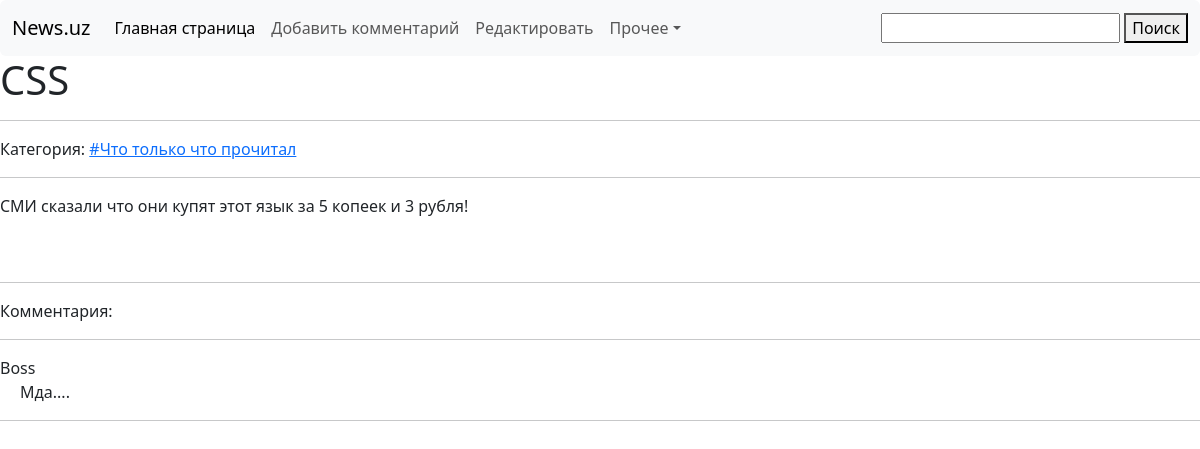
Page /states/3 on the committed database.
### index/models.py (models this page shows, shortened)
class Title(models.Model):
    title = models.CharField(max_length=256)
    text = models.TextField(blank=True)
    img = models.ImageField(upload_to='media')
    data = models.DateTimeField(auto_now_add=True)
    category_name = models.ForeignKey(Category, on_delete=models.CASCADE)

class Category(models.Model):
    c_name = models.CharField(max_length=256)
    data = models.DateTimeField(auto_now_add=True)
    def __str__(self):
        return self.c_name

class Comments(models.Model):
    user_name = models.CharField(max_length=256)
    user_title = models.ForeignKey(Title, on_delete=models.CASCADE)
    user_comment = models.TextField(blank=True)
    user_data = models.DateTimeField(auto_now_add=True)

### index/views.py (the view)
# urls.py: path('states/<int:pk>', views.get_all_states),
def get_all_states(request, pk):
    states = Title.objects.get(id=pk)
    comment = Comments.objects.all()
    context = {'states': states,
               'comment': comment}
    return render(request, 'states.html', context)

### index/templates/states.html (shortened to what this page needs)
<!DOCTYPE html>
<html lang="ru">
<head>
    <link href="https://cdn.jsdelivr.net/npm/bootstrap@5.3.2/dist/css/bootstrap.min.css" rel="stylesheet">
</head>
<body>
<nav class="navbar navbar-expand-lg bg-body-tertiary rounded" aria-label="Eleventh navbar example">
      <div class="container-fluid">
        <a class="navbar-brand" href="/">News.uz</a>
        <div class="collapse navbar-collapse" id="navbarsExample09">
          <ul class="navbar-nav me-auto mb-2 mb-lg-0">
            <li class="nav-item">
              <a class="nav-link active" aria-current="page" href="/">Главная страница</a>
            </li>
            <li class="nav-item">
              <a class="nav-link" href="/add-comment">Добавить комментарий</a>
            </li>
              <li class="nav-item">
                  <a class="nav-link" href="/news-edit/{{ states.id }}">Редактировать</a>
            </li>
            <li class="nav-item dropdown">
              <a class="nav-link dropdown-toggle" href="#" data-bs-toggle="dropdown" aria-expanded="false">Прочее</a>
            </li>
          </ul>
          <form action="/search" method="POST">
                <input type="text" name="search_state">
                <button>Поиск</button>
          </form>
        </div>
      </div>
    </nav>
<h1>{{ states.title }}</h1>
<hr>
Категория: <a href="/category/{{ states.category_name.id }}">{{ states.category_name }}</a><br>
<hr>
{{ states.text }}<br><br>
<img src="product.pr_photo" alt=""><br>
<hr>
Комментария: <br>
<hr>
{% for i in comment %}
{{ i.user_name }}<br>
<blockquote style="margin-left: 20px;">{{ i.user_comment }}</blockquote>
<hr>
{% endfor %}
</body>
</html>

### rows in the picture
Title: title "CSS", category_name "#Что только что прочитал", text "СМИ сказали что они купят этот язык за 5 копеек и 3 рубля!"
Comments: user_name "Boss", user_comment "Мда...."
